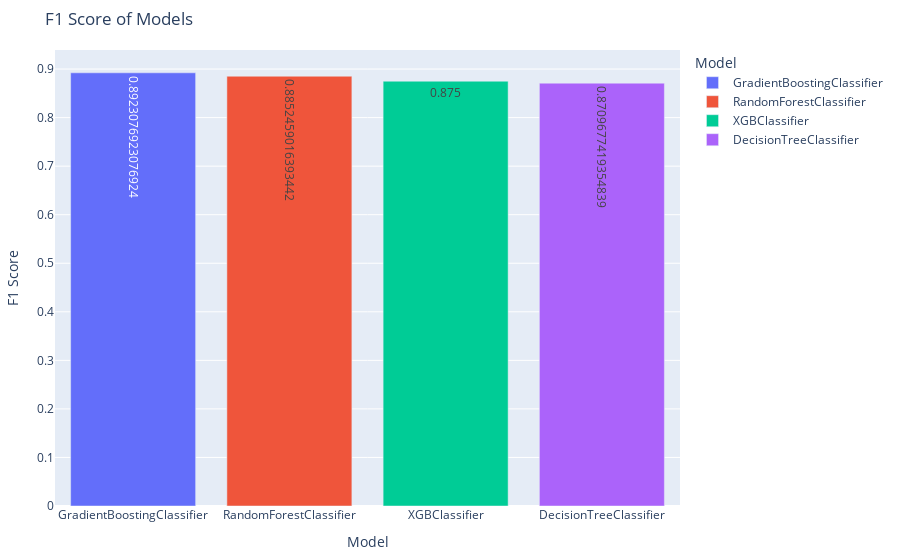

The notebook cell this image was saved under:
### Code cell
import plotly.express as px

# Sample sorted results
df_results_sorted = df_results.sort_values(by='F1 Score', ascending=False)

fig = px.bar(
    df_results_sorted,
    x='Model',
    y='F1 Score',
    text='F1 Score',
    title='F1 Score of Models',
    color='Model'
)

fig.update_layout(
    xaxis_title='Model',
    yaxis_title='F1 Score',
    xaxis={'categoryorder': 'total descending'},
    margin=dict(l=20, r=20, t=50, b=20),
)

fig.show()

### Figure 1 — Plotly figure (JSON) as saved in the notebook; plotly's stock layout.template omitted (floating-point values rounded to 4 significant figures)
{"data": [{"hovertemplate": "Model=%{x}<br>F1 Score=%{text}<extra></extra>", "legendgroup": "GradientBoostingClassifier", "marker": {"color": "#636efa", "pattern": {"shape": ""}}, "name": "GradientBoostingClassifier", "orientation": "v", "showlegend": true, "text": [0.8923], "textposition": "auto", "type": "bar", "x": ["GradientBoostingClassifier"], "xaxis": "x", "y": [0.8923], "yaxis": "y"}, {"hovertemplate": "Model=%{x}<br>F1 Score=%{text}<extra></extra>", "legendgroup": "RandomForestClassifier", "marker": {"color": "#EF553B", "pattern": {"shape": ""}}, "name": "RandomForestClassifier", "orientation": "v", "showlegend": true, "text": [0.8852], "textposition": "auto", "type": "bar", "x": ["RandomForestClassifier"], "xaxis": "x", "y": [0.8852], "yaxis": "y"}, {"hovertemplate": "Model=%{x}<br>F1 Score=%{text}<extra></extra>", "legendgroup": "XGBClassifier", "marker": {"color": "#00cc96", "pattern": {"shape": ""}}, "name": "XGBClassifier", "orientation": "v", "showlegend": true, "text": [0.875], "textposition": "auto", "type": "bar", "x": ["XGBClassifier"], "xaxis": "x", "y": [0.875], "yaxis": "y"}, {"hovertemplate": "Model=%{x}<br>F1 Score=%{text}<extra></extra>", "legendgroup": "DecisionTreeClassifier", "marker": {"color": "#ab63fa", "pattern": {"shape": ""}}, "name": "DecisionTreeClassifier", "orientation": "v", "showlegend": true, "text": [0.871], "textposition": "auto", "type": "bar", "x": ["DecisionTreeClassifier"], "xaxis": "x", "y": [0.871], "yaxis": "y"}], "layout": {"barmode": "relative", "legend": {"title": {"text": "Model"}, "tracegroupgap": 0}, "margin": {"b": 20, "l": 20, "r": 20, "t": 50}, "title": {"text": "F1 Score of Models"}, "xaxis": {"anchor": "y", "categoryarray": ["GradientBoostingClassifier", "RandomForestClassifier", "XGBClassifier", "DecisionTreeClassifier"], "categoryorder": "total descending", "domain": [0, 1], "title": {"text": "Model"}}, "yaxis": {"anchor": "x", "domain": [0, 1], "title": {"text": "F1 Score"}}}}
